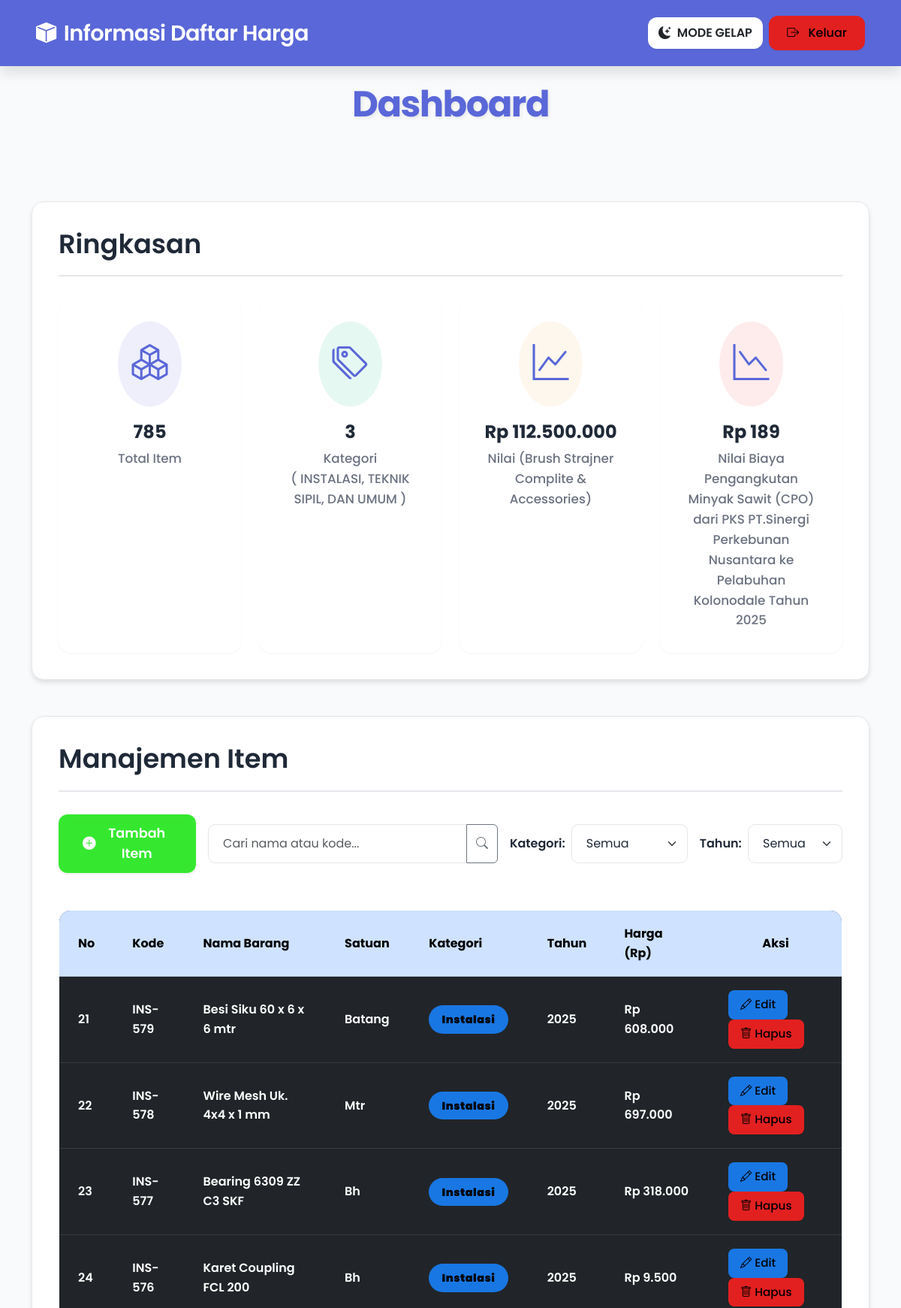
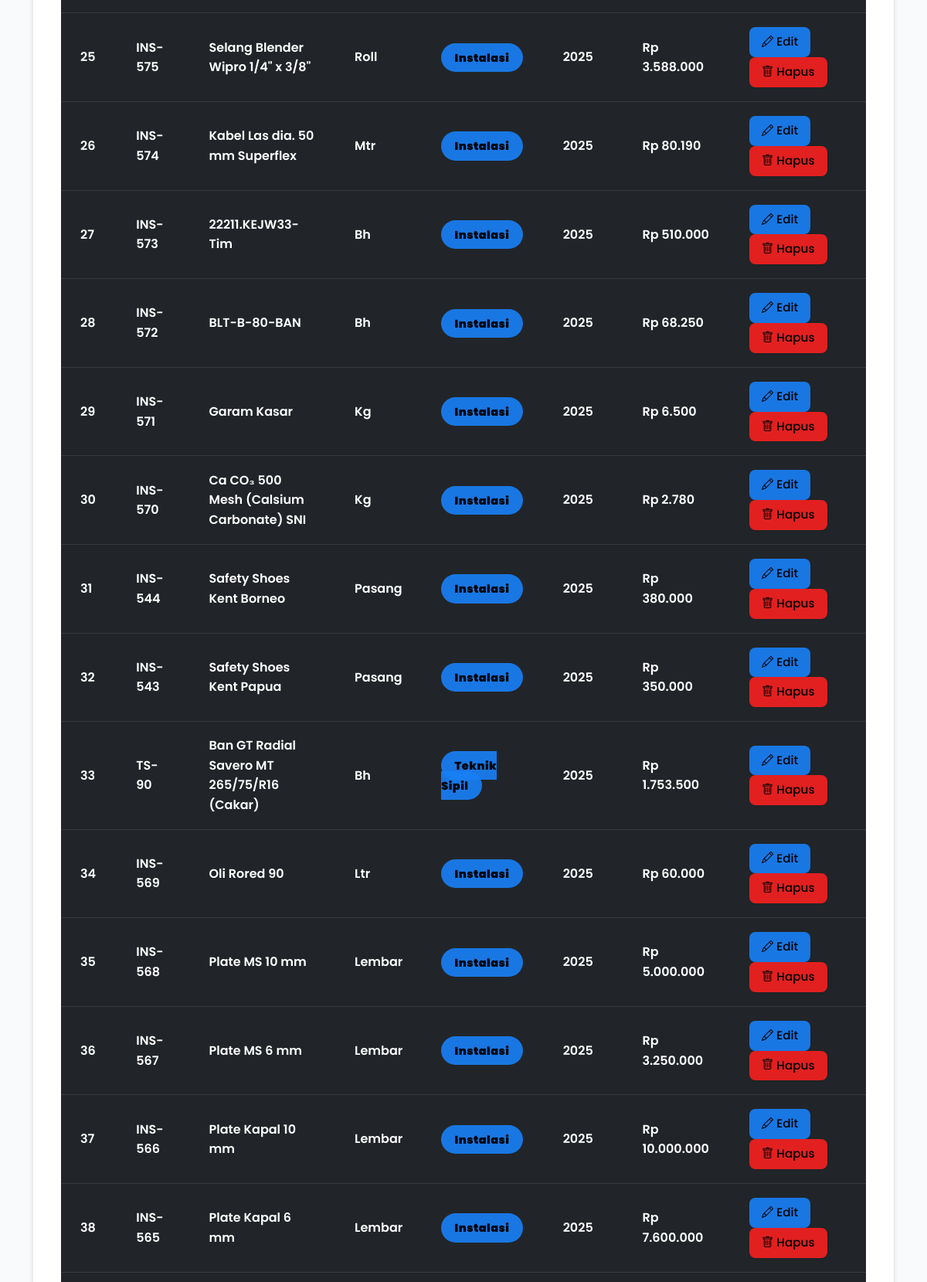
The app's page /index.php?page=2 (signed in, upper part) with its own data (2 pictures, top to bottom).
### tables this page shows
CREATE TABLE `barang` (
  `id` int NOT NULL,
  `kode` varchar(20) NOT NULL,
  `nama` varchar(500) NOT NULL,
  `satuan` varchar(50) DEFAULT NULL,
  `kategori` varchar(50) NOT NULL,
  `harga` decimal(15,2) NOT NULL,
  `tahun` int DEFAULT NULL
);

### index.php (the view, shortened to what this page needs)
<?php
$role = isset($_SESSION['role']) ? $_SESSION['role'] : 'user';
include 'config.php';
$filter_kategori = isset($_GET['kategori']) ? $_GET['kategori'] : '';
$filter_tahun = isset($_GET['tahun']) ? $_GET['tahun'] : '';
$search_query = isset($_GET['search']) ? $_GET['search'] : '';
$where_sql = '';
$total_barang_query = $conn->query("SELECT COUNT(*) as total FROM barang");
$total_barang = $total_barang_query->fetch_assoc()['total'] ?? 0;
$total_kategori_query = $conn->query("SELECT COUNT(DISTINCT kategori) as total FROM barang");
$total_kategori = $total_kategori_query->fetch_assoc()['total'] ?? 0;
$harga_tertinggi_query = $conn->query("SELECT harga as max_harga, nama as nama_barang FROM barang ORDER BY harga DESC LIMIT 1");
$harga_tertinggi_data = $harga_tertinggi_query->fetch_assoc();
$harga_tertinggi = $harga_tertinggi_data ? $harga_tertinggi_data['max_harga'] : 0;
$nama_harga_tertinggi = $harga_tertinggi_data ? $harga_tertinggi_data['nama_barang'] : '-';
$harga_terendah_query = $conn->query("SELECT harga as min_harga, nama as nama_barang FROM barang ORDER BY harga ASC LIMIT 1");
$harga_terendah_data = $harga_terendah_query->fetch_assoc();
$harga_terendah = $harga_terendah_data ? $harga_terendah_data['min_harga'] : 0;
$nama_harga_terendah = $harga_terendah_data ? $harga_terendah_data['nama_barang'] : '-';
$items_per_page = 20;
$current_page = isset($_GET['page']) ? (int)$_GET['page'] : 1;
$offset = ($current_page - 1) * $items_per_page;
$sql_paginated = "SELECT * FROM barang" . $where_sql . " ORDER BY id DESC LIMIT $items_per_page OFFSET $offset";
$result_paginated = $conn->query($sql_paginated);
?>
<!DOCTYPE html>
<html lang="id">
<head>
    <link href="https://cdn.jsdelivr.net/npm/bootstrap@5.3.0/dist/css/bootstrap.min.css" rel="stylesheet" />
    <link href="https://cdn.jsdelivr.net/npm/bootstrap-icons@1.10.5/font/bootstrap-icons.css" rel="stylesheet">
</head>
<body>
    <nav class="navbar navbar-expand-lg navbar-dark fixed-top">
        <div class="container-fluid px-4">
            <a class="navbar-brand" href="#">
                <i class="bi bi-box-fill"></i> Informasi Daftar Harga
            </a>
            <div class="collapse navbar-collapse" id="navbarNav">
                <ul class="navbar-nav ms-auto align-items-center">
                    <li class="nav-item me-2">
                        <button id="darkModeToggle" class="btn btn-darkmode" aria-pressed="false" title="Toggle Dark Mode">
                            <i id="darkModeIcon" class="bi bi-moon-stars-fill"></i>
                            <span id="darkModeLabel" class="d-none d-sm-inline">MODE GELAP</span>
                        </button>
                    </li>
                    <li class="nav-item">
                        <a class="btn btn-logout" href="logout.php">
                            <i class="bi bi-box-arrow-right me-2"></i> Keluar
                        </a>
                    </li>
                </ul>
            </div>
    </nav>
    <div class="main-content">
        <div class="container">
            <h1>Dashboard</h1>
            <div class="section-card mb-5">
                <h2>Ringkasan</h2>
                <div class="row justify-content-center g-4">
                    <div class="col-lg-3 col-md-6 col-sm-6">
                        <div class="metric-card total-items">
                            <div class="icon-wrapper">
                                <i class="bi bi-boxes"></i>
                            </div>
                            <div>
                                <div class="metric-value"><?= number_format($total_barang, 0, ',', '.') ?></div>
                                <div class="metric-label">Total Item</div>
                            </div>
                        </div>
                    </div>
                    <div class="col-lg-3 col-md-6 col-sm-6">
                        <div class="metric-card total-categories">
                            <div class="icon-wrapper">
                                <i class="bi bi-tags"></i>
                            </div>
                            <div>
                                <div class="metric-value"><?= number_format($total_kategori, 0, ',', '.') ?></div>
                                <div class="metric-label">Kategori</div>
                                <div class="metric-label">( INSTALASI, TEKNIK SIPIL, DAN UMUM )</div>
                            </div>
                        </div>
                    </div>
                    <div class="col-lg-3 col-md-6 col-sm-6">
                        <div class="metric-card max-price">
                            <div class="icon-wrapper">
                                <i class="bi bi-graph-up"></i>
                            </div>
                            <div>
                                <div class="metric-value">Rp <?= number_format($harga_tertinggi, 0, ',', '.') ?></div>
                                <div class="metric-label">Nilai (<?= htmlspecialchars($nama_harga_tertinggi) ?>)</div>
                            </div>
                        </div>
                    </div>
                    <div class="col-lg-3 col-md-6 col-sm-6">
                        <div class="metric-card min-price">
                            <div class="icon-wrapper">
                                <i class="bi bi-graph-down"></i>
                            </div>
                            <div>
                                <div class="metric-value">Rp <?= number_format($harga_terendah, 0, ',', '.') ?></div>
                                <div class="metric-label">Nilai <?= htmlspecialchars($nama_harga_terendah) ?></div>
                            </div>
                        </div>
                    </div>
                </div>
            </div>
            <div class="section-card">
                <h2>Manajemen Item</h2>
                <div class="d-flex flex-column flex-md-row justify-content-between align-items-md-center mb-4 gap-3">
                    <?php if ($role === 'admin'): ?>
                        <a href="tambah.php" class="btn btn-main-action btn-add-item shadow-sm flex-grow-1 flex-md-grow-0">
                            <i class="bi bi-plus-circle-fill me-2"></i> Tambah Item
                        </a>
                    <?php endif; ?>
                    <div class="d-flex flex-column flex-md-row align-items-md-center gap-3 w-100 w-md-auto">
                        <form method="get" class="d-flex w-100 flex-grow-1">
                            <div class="input-group">
                                <input type="text" name="search" id="search" class="form-control" placeholder="Cari nama atau kode..." value="<?= htmlspecialchars($search_query) ?>" aria-label="Cari barang">
                                <button class="btn btn-outline-secondary" type="submit" title="Cari Barang">
                                    <i class="bi bi-search"></i>
                                </button>
                            </div>
                        </form>
                        <form method="get" class="d-flex align-items-center gap-2 flex-shrink-0">
                            <label for="kategori" class="form-label mb-0 fw-semibold text-nowrap">Kategori:</label>
                            <select name="kategori" id="kategori" class="form-select" onchange="this.form.submit()" aria-label="Filter berdasarkan kategori">
                                <option value="all" <?= ($filter_kategori == '' || $filter_kategori == 'all') ? 'selected' : '' ?>>Semua</option>
                            </select>
                        </form>
                        <form method="get" class="d-flex align-items-center gap-2 flex-shrink-0">
                            <label for="tahun" class="form-label mb-0 fw-semibold text-nowrap">Tahun:</label>
                            <select name="tahun" id="tahun" class="form-select" onchange="this.form.submit()" aria-label="Filter berdasarkan tahun">
                                <option value="all" <?= ($filter_tahun == '' || $filter_tahun == 'all') ? 'selected' : '' ?>>Semua</option>
                            </select>
                        </form>
                    </div>
                </div>
                <div class="table-responsive">
                    <table class="table table-hover align-center">
                        <thead class="table-primary">
                            <tr>
                                <th scope="col">No</th>
                                <th scope="col">Kode</th>
                                <th scope="col">Nama Barang</th>
                                <th scope="col">Satuan</th>
                                <th scope="col">Kategori</th>
                                <th scope="col">Tahun</th>
                                <th scope="col">Harga (Rp)</th>
                                <?php if ($role === 'admin'): ?>
                                    <th scope="col" class="text-center" style="min-width: 170px;">Aksi</th>
                                <?php endif; ?>
                            </tr>
                        </thead>
                        <tbody class="table-responsive">
                            <thead class = "table-dark"
                            <?php
                            $no = $offset + 1;
                            if ($result_paginated && $result_paginated->num_rows > 0):
                                while ($row = $result_paginated->fetch_assoc()):
                            ?>
                                    <tr>
                                        <td class="no-wrap"><?= $no++ ?></td>
                                        <td><?= htmlspecialchars($row['kode']) ?></td>
                                        <td><?= htmlspecialchars($row['nama']) ?></td>
                                        <td><?= htmlspecialchars($row['satuan']) ?></td>
                                        <td><span class="badge-category"><?= htmlspecialchars($row['kategori']) ?></span></td>
                                        <td><?= htmlspecialchars($row['tahun']) ?></td>
                                        <td>Rp <?= number_format((float)$row['harga'], 0, ',', '.') ?></td>
                                        <?php if ($role === 'admin'): ?>
                                            <td class="text-middle">
                                                <a href="edit.php?id=<?= urlencode($row['id']) ?>" class="btn btn-edit btn-icon-action me-2" title="Edit Data">
                                                    <i class="bi bi-pencil"></i> Edit
                                                </a>
                                                <button type="button" class="btn btn-delete btn-icon-action"
                                                    data-bs-toggle="modal" data-bs-target="#deleteConfirmationModal"
                                                    data-id="<?= htmlspecialchars($row['id']) ?>"
                                                    data-nama="<?= htmlspecialchars($row['nama']) ?>"
                                                    title="Hapus Data">
                                                    <i class="bi bi-trash"></i> Hapus
                                                </button>
                                            </td>
                                        <?php endif; ?>
                                    </tr>
                                <?php
                                endwhile;
                            endif; ?>
                        </tbody>
                    </table>
                </div>
            </div>
        </div>
    </div>
</body>
</html>

### records on screen
barang: harga "112.500.000", nama "Brush Strajner Complite & Accessories"
barang: harga "189", nama "Biaya Pengangkutan Minyak Sawit (CPO) dari PKS PT.Sinergi Perkebunan Nusantara ke Pelabuhan Kolonodale Tahun 2025"
barang: kode "INS-579", nama "Besi Siku 60 x 6 x 6 mtr", satuan "Batang", kategori "Instalasi", tahun "2025", harga "608.000"
barang: kode "INS-578", nama "Wire Mesh Uk. 4x4 x 1 mm", satuan "Mtr", kategori "Instalasi", tahun "2025", harga "697.000"
barang: kode "INS-577", nama "Bearing 6309 ZZ C3 SKF", satuan "Bh", kategori "Instalasi", tahun "2025", harga "318.000"
barang: kode "INS-576", nama "Karet Coupling FCL 200", satuan "Bh", kategori "Instalasi", tahun "2025", harga "9.500"
barang: kode "INS-575", nama "Selang Blender Wipro 1/4\" x 3/8\"", satuan "Roll", kategori "Instalasi", tahun "2025", harga "3.588.000"
barang: kode "INS-574", nama "Kabel Las dia. 50 mm Superflex", satuan "Mtr", kategori "Instalasi", tahun "2025", harga "80.190"
barang: kode "INS-573", nama "22211.KEJW33-Tim", satuan "Bh", kategori "Instalasi", tahun "2025", harga "510.000"
barang: kode "INS-572", nama "BLT-B-80-BAN", satuan "Bh", kategori "Instalasi", tahun "2025", harga "68.250"
barang: kode "INS-571", nama "Garam Kasar", satuan "Kg", kategori "Instalasi", tahun "2025", harga "6.500"
barang: kode "INS-570", nama "Ca CO₃ 500 Mesh (Calsium Carbonate) SNI", satuan "Kg", kategori "Instalasi", tahun "2025", harga "2.780"
barang: kode "INS-544", nama "Safety Shoes Kent Borneo", satuan "Pasang", kategori "Instalasi", tahun "2025", harga "380.000"
barang: kode "INS-543", nama "Safety Shoes Kent Papua", satuan "Pasang", kategori "Instalasi", tahun "2025", harga "350.000"
barang: kode "TS-90", nama "Ban GT Radial Savero MT 265/75/R16 (Cakar)", satuan "Bh", kategori "Teknik Sipil", tahun "2025", harga "1.753.500"
barang: kode "INS-569", nama "Oli Rored 90", satuan "Ltr", kategori "Instalasi", tahun "2025", harga "60.000"
barang: kode "INS-568", nama "Plate MS 10 mm", satuan "Lembar", kategori "Instalasi", tahun "2025", harga "5.000.000"
barang: kode "INS-567", nama "Plate MS 6 mm", satuan "Lembar", kategori "Instalasi", tahun "2025", harga "3.250.000"
barang: kode "INS-566", nama "Plate Kapal 10 mm", satuan "Lembar", kategori "Instalasi", tahun "2025", harga "10.000.000"
barang: kode "INS-565", nama "Plate Kapal 6 mm", satuan "Lembar", kategori "Instalasi", tahun "2025", harga "7.600.000"

### other values on screen
$total_barang "785"
$total_kategori "3"
